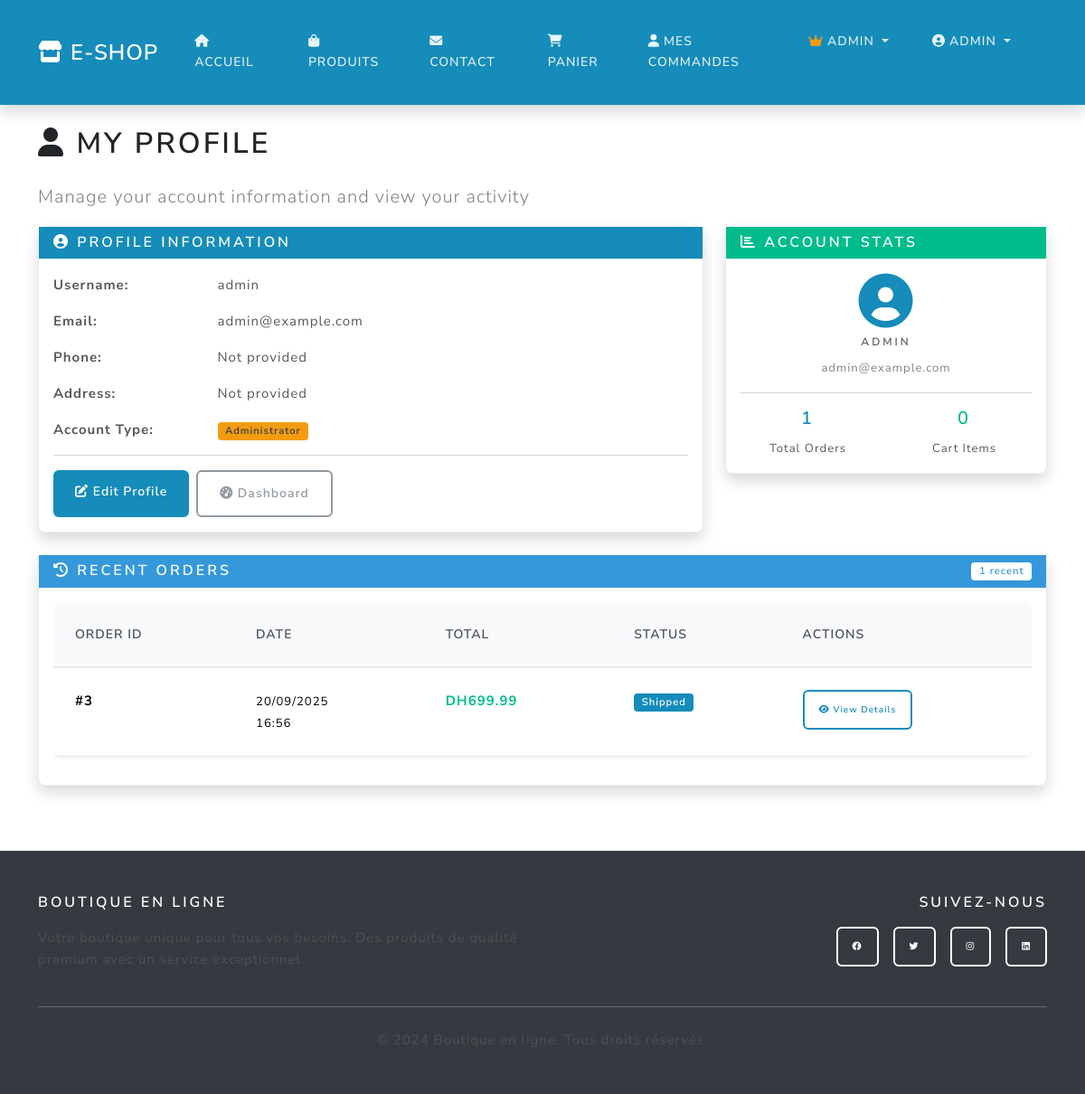
The app's page /profile (signed in), older data.
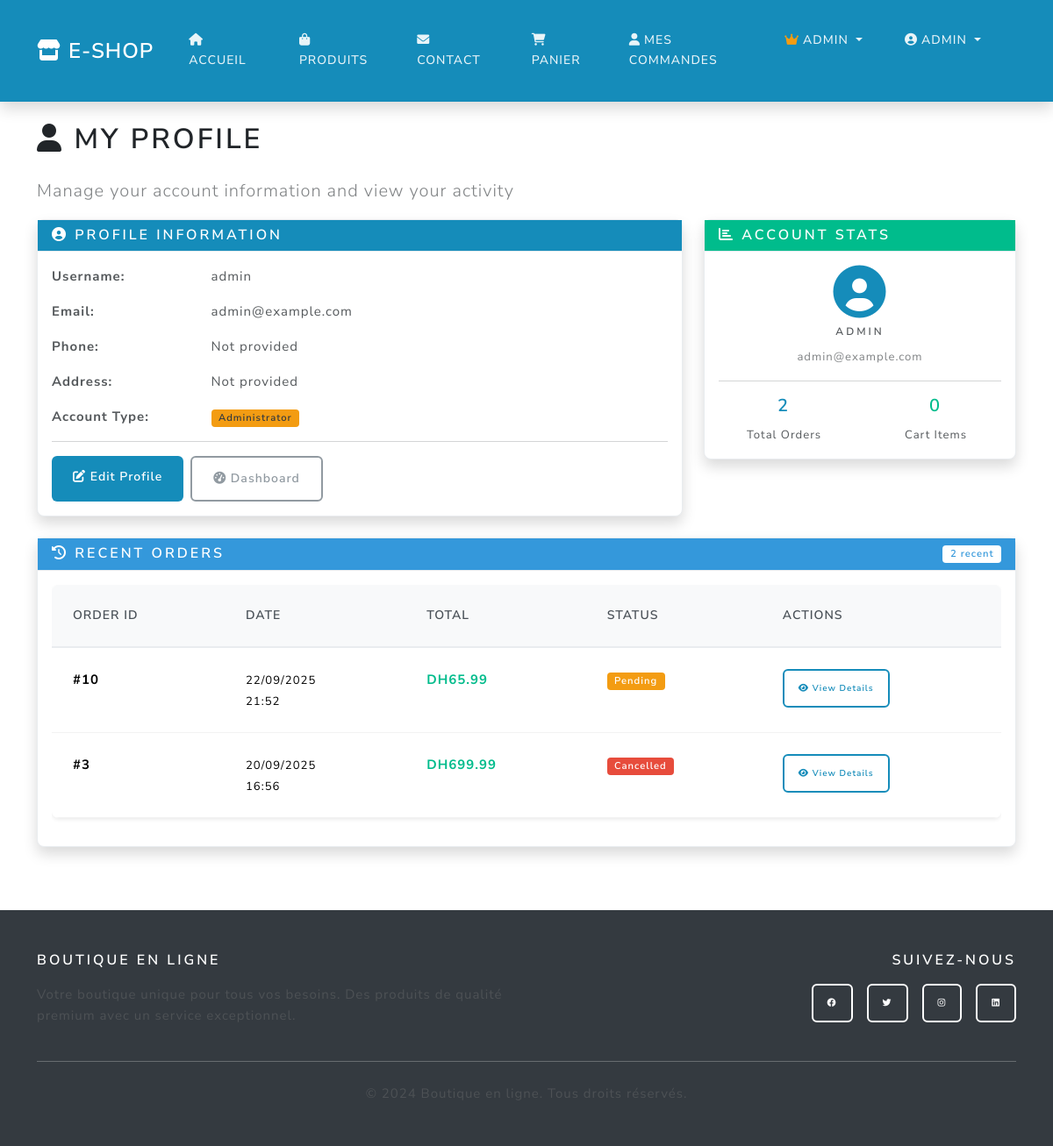
The same page, newer data.
### main.py (models this page shows)
class Order(db.Model):
    id = db.Column(db.Integer, primary_key=True)
    user_id = db.Column(db.Integer, db.ForeignKey('user.id'), nullable=False)
    total = db.Column(db.Float, nullable=False)
    status = db.Column(db.String(20), default='pending')
    created_at = db.Column(db.DateTime, default=db.func.current_timestamp())

### main.py (the view)
@app.route('/profile')
@login_required
def profile():
    orders_count = Order.query.filter_by(user_id=current_user.id).count()
    recent_orders = Order.query.filter_by(user_id=current_user.id)\
        .order_by(Order.created_at.desc()).limit(5).all()
    return render_template('profile.html',
                         user=current_user,
                         orders_count=orders_count,
                         recent_orders=recent_orders)

### main.py (called while the page is built, shortened)
@login_manager.user_loader
def load_user(user_id):
    return User.query.get(int(user_id))

@app.context_processor
def inject_cart_count():
    if current_user.is_authenticated:
        try:
            from sqlalchemy import inspect
            inspector = inspect(db.engine)
            if 'cart' in inspector.get_table_names():
                cart_count = Cart.query.filter_by(user_id=current_user.id).count()
                cart_total_quantity = db.session.query(db.func.sum(Cart.quantity))\
                    .filter_by(user_id=current_user.id).scalar() or 0
                return {
                    'cart_count': cart_count,
                    'cart_total_quantity': int(cart_total_quantity)
                }
        except Exception:
            pass
    return {'cart_count': 0, 'cart_total_quantity': 0}

def get_shipping_settings():
    settings = ShippingSettings.query.first()
    return settings

### templates/profile.html (shortened to what the changed rows need)
{% extends "base.html" %}
{% block content %}
<div class="container py-4">
  <div class="row">
    <div class="col-12">
      <h1 class="mb-4"><i class="fas fa-user"></i> My Profile</h1>
    </div>
  </div>
  <div class="row mb-4">
    <div class="col-md-4">
      <div class="card shadow">
        <div class="card-body">
          <div class="row text-center">
            <div class="col-6">
              <h4 class="text-primary">{{ orders_count|default(0) }}</h4>
              <small>Total Orders</small>
            </div>
          </div>
        </div>
      </div>
    </div>
  </div>
  <div class="row">
    <div class="col-12">
      <div class="card shadow">
        <div class="card-header bg-info text-white d-flex justify-content-between align-items-center">
          <h5 class="mb-0"><i class="fas fa-history"></i> Recent Orders</h5>
          <span class="badge bg-white text-info">{{ recent_orders|length if recent_orders else 0 }} recent</span>
        </div>
        <div class="card-body">
          {% if recent_orders %}
          <div class="table-responsive">
            <table class="table table-hover">
              <thead>
                <tr>
                  <th>Order ID</th>
                  <th>Date</th>
                  <th>Total</th>
                  <th>Status</th>
                  <th>Actions</th>
                </tr>
              </thead>
              <tbody>
                {% for order in recent_orders %}
                <tr>
                  <td><strong>#{{ order.id }}</strong></td>
                  <td>
                    <small>
                      {{ order.created_at.strftime('%d/%m/%Y') if order.created_at else 'N/A' }}<br>
                      {{ order.created_at.strftime('%H:%M') if order.created_at else '' }}
                    </small>
                  </td>
                  <td><strong class="text-success">DH{{ "%.2f"|format(order.total) }}</strong></td>
                  <td>
                    {% if order.status == 'pending' %}
                      <span class="badge bg-warning">Pending</span>
                    {% elif order.status == 'processing' %}
                      <span class="badge bg-info">Processing</span>
                    {% elif order.status == 'shipped' %}
                      <span class="badge bg-primary">Shipped</span>
                    {% elif order.status == 'delivered' %}
                      <span class="badge bg-success">Delivered</span>
                    {% elif order.status == 'completed' %}
                      <span class="badge bg-success">Completed</span>
                    {% elif order.status == 'cancelled' %}
                      <span class="badge bg-danger">Cancelled</span>
                    {% else %}
                      <span class="badge bg-secondary">{{ order.status.title() }}</span>
                    {% endif %}
                  </td>
                  <td>
                    <a href="{{ url_for('order_detail', order_id=order.id) }}"
                       class="btn btn-sm btn-outline-primary">
                      <i class="fas fa-eye"></i> View Details
                    </a>
                  </td>
                </tr>
                {% endfor %}
              </tbody>
            </table>
          </div>
          {% endif %}
        </div>
      </div>
    </div>
  </div>
</div>
{% endblock %}

Row changes from the older to the newer data that the page shows:
added Order: id "10", created_at "22/09/2025", created_at "21:52", total "65.99", status "Pending"
changed Order id 3: status "Shipped" → "Cancelled"
Text that changed along with them:
{{ orders_count|default(0) }}: "1" → "2"
{{ recent_orders|length if recent_orders else 0 }}: "1" → "2"
